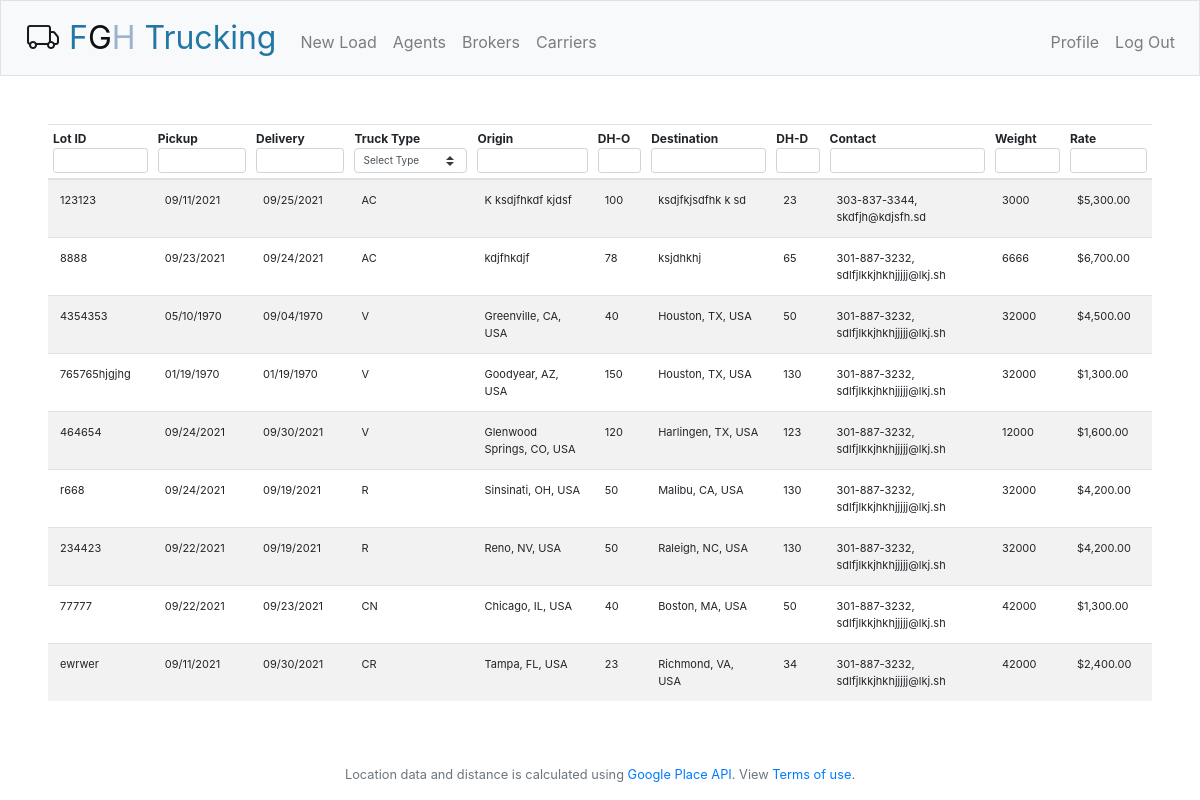
The page / (signed in) on the database its author committed.
### tables this page shows
CREATE TABLE "load_board"
(
	lot_id int,
	truck_type_id int,
	origin varchar(100),
	dh_o int,
	destination varchar(100),
	dh_d int,
	broker_id int,
	carrier_id int,
	weight int,
	rate int,
	id integer
		constraint load_board_pk
			primary key autoincrement,
	pickup date,
	delivery date,
	users_id int
);

CREATE TABLE "truck_type"
(
	id integer
		constraint truck_type_pk
			primary key autoincrement,
	long_name varchar(100),
	short_name varchar(10)
);

CREATE TABLE "companies"
(
	id integer
		constraint companies_pk
			primary key autoincrement,
	name varchar(100),
	address varchar(250),
	tel varchar(50),
	email varchar(50),
	mc int,
	comment varchar(250),
	type int
);

### app.py (the view)
@app.route("/")
@login_required
def index():
    load_board = {"loads": [], "truck_types":[]}
    maxepoch = 32525679833000
    maxdh = 30000
    if len(request.args) > 1:
        query = ("SELECT * FROM load_board JOIN companies on load_board.carrier_id = companies.id "
                 "join truck_type on truck_type.id = load_board.truck_type_id where "
                 "lot_id like ? AND "
                 "pickup <= ? AND "
                 "delivery <= ? AND "
                 "origin like ? AND "
                 "dh_o <= ? AND "
                 "destination like ? AND "
                 "dh_d <= ? AND "
                 "(tel like ? OR email like ?) AND "
                 "weight <= ? AND "
                 "rate <= ?") + (";" if request.args.get("type") == '0' else " AND truck_type_id = ?;")
        values = [
            '%' + ("" if str(request.args.get("lot_id")) == "NaN" else str(request.args.get("lot_id"))) + '%'
            , maxepoch if request.args.get("pickup") == "NaN" else int(request.args.get("pickup")) * 1000
            , maxepoch if request.args.get("delivery") == "NaN" else int(request.args.get("delivery")) * 1000
            , '%' + ("" if str(request.args.get("origin")) == "NaN" else str(request.args.get("origin"))) + '%'
            , maxdh if request.args.get("dh-o") == "NaN" else request.args.get("dh-o")
            , '%' + ("" if str(request.args.get("destination")) == "NaN" else str(
                request.args.get("destination"))) + '%'
            , maxdh if request.args.get("dh-d") == "NaN" else request.args.get("dh-d")
            , '%' + ("" if str(request.args.get("contact")) == "NaN" else str(request.args.get("contact"))) + '%'
            , '%' + ("" if str(request.args.get("contact")) == "NaN" else str(request.args.get("contact"))) + '%'
            , maxdh if request.args.get("weight") == "NaN" else request.args.get("weight")
            , maxdh if request.args.get("rate") == "NaN" else request.args.get("rate")
        ]
        if request.args.get("type") != '0':
            values.append(request.args.get("type"))
        print(query)
        print(values)
        db = sqliteConnection.cursor()
        rows = db.execute(query, values).fetchall()
        db.close()
    else:
        db = sqliteConnection.cursor()
        rows = db.execute(
            "SELECT * FROM load_board JOIN companies on load_board.carrier_id = companies.id "
            "join truck_type on truck_type.id = load_board.truck_type_id;").fetchall()
        db.close()
    for i in range(len(rows)):
        load_board["loads"].append(dict(rows[i]))
        load_board["loads"][i]["contact"] = {"tel": load_board["loads"][i]["tel"],
                                             "email": load_board["loads"][i]["email"]}
    db = sqliteConnection.cursor()
    rows = db.execute(
        "SELECT * FROM truck_type;").fetchall()
    db.close()
    for i in range(len(rows)):
        load_board["truck_types"].append(dict(rows[i]))
    return render_template("index.html", loads=load_board)

### app.py (called while the page is built)
@app.after_request
def after_request(response):
    response.headers["Cache-Control"] = "no-cache, no-store, must-revalidate"
    response.headers["Expires"] = 0
    response.headers["Pragma"] = "no-cache"
    return response

### helpers.py (called while the page is built)
def login_required(f):
    @wraps(f)
    def decorated_function(*args, **kwargs):
        if session.get("user_id") is None:
            return redirect("/login")
        return f(*args, **kwargs)
    return decorated_function

def usd(value):
    return f"${value:,.2f}"

def custom_date(value):
    from datetime import datetime, timezone
    return datetime.fromtimestamp(value/1000,timezone.utc).strftime("%m/%d/%Y")

### templates/index.html (shortened to what this page needs)
{% extends "layout.html" %}
{% block main %}
    <div>
        <table class="table table-responsive table-striped text-xsmall">
            <thead>
            <tr>
                <th>
                    <div class="th-inner ">Lot ID</div>
                    <div class="fht-cell">
                        <div class="filter-control">
                            <input id="lot_id" type="search" class="form-control form-control-sm search-input"
                                   placeholder="" value="">
                        </div>
                    </div>
                </th>
                <th>
                    <div class="th-inner ">Pickup</div>
                    <div class="fht-cell">
                        <div class="filter-control">
                            <input id="pickup" type="search" class="form-control form-control-sm search-input"
                                   placeholder="" value="">
                        </div>
                    </div>
                </th>
                <th>
                    <div class="th-inner ">Delivery</div>
                    <div class="fht-cell">
                        <div class="filter-control">
                            <input id="delivery" type="search" class="form-control form-control-sm search-input"
                                   placeholder="" value="">
                        </div>
                    </div>
                </th>
                <th>
                    <div class="th-inner ">Truck Type</div>
                    <div class="fht-cell">
                        <div class="filter-control">
                            <select id=truck_type class="custom-select custom-select-sm" name="truck_type">
                                <option value="0" selected>Select Type</option>
                            </select>
                        </div>
                    </div>
                </th>
                <th>
                    <div class="th-inner ">Origin</div>
                    <div class="fht-cell">
                        <div class="filter-control">
                            <input id="origin" type="search" class="form-control form-control-sm search-input"
                                   placeholder="" value="">
                        </div>
                    </div>
                </th>
                <th>
                    <div class="th-inner ">DH-O</div>
                    <div class="fht-cell">
                        <div class="filter-control">
                            <input id="dh-o" type="search" class="form-control form-control-sm search-input"
                                   placeholder="" value="">
                        </div>
                    </div>
                </th>
                <th>
                    <div class="th-inner ">Destination</div>
                    <div class="fht-cell">
                        <div class="filter-control">
                            <input id="destination" type="search" class="form-control form-control-sm search-input"
                                   placeholder="" value="">
                        </div>
                    </div>
                </th>
                <th>
                    <div class="th-inner ">DH-D</div>
                    <div class="fht-cell">
                        <div class="filter-control">
                            <input id="dh-d" type="search" class="form-control form-control-sm search-input"
                                   placeholder="" value="">
                        </div>
                    </div>
                </th>
                <th>
                    <div class="th-inner ">Contact</div>
                    <div class="fht-cell">
                        <div class="filter-control">
                            <input id="contact" type="search" class="form-control form-control-sm search-input"
                                   placeholder="" value="">
                        </div>
                    </div>
                </th>
                <th>
                    <div class="th-inner ">Weight</div>
                    <div class="fht-cell">
                        <div class="filter-control">
                            <input id="weight" type="search" class="form-control form-control-sm search-input"
                                   placeholder="" value="">
                        </div>
                    </div>
                </th>
                <th>
                    <div class="th-inner ">Rate</div>
                    <div class="fht-cell">
                        <div class="filter-control">
                            <input id="rate" type="search" class="form-control form-control-sm search-input"
                                   placeholder="" value="">
                        </div>
                    </div>
                </th>
            </tr>
            </thead>
            <tbody>
            {% for load in loads["loads"] %}
                <tr>
                    <td>{{ load["lot_id"] }}</td>
                    <td>{{ load["pickup"]|date }}</td>
                    <td>{{ load["delivery"]|date }}</td>
                    <td>{{ load["short_name"] }}</td>
                    <td>{{ load["origin"] }}</td>
                    <td>{{ load["dh_o"] }}</td>
                    <td>{{ load["destination"] }}</td>
                    <td>{{ load["dh_d"] }}</td>
                    <td>{{ load["contact"]["tel"] }}, {{ load["contact"]["email"] }}</td>
                    <td>{{ load["weight"] }}</td>
                    <td>{{ load["rate"]|usd }}</td>
                </tr>
            {% endfor %}
            </tbody>
        </table>
    </div>
{% endblock %}

### templates/layout.html (shortened to what this page needs)
<!DOCTYPE html>
<html lang="en">
    <head>
        <link rel="stylesheet" href="https://cdn.jsdelivr.net/npm/bootstrap@4.5.3/dist/css/bootstrap.min.css">
        <link rel="stylesheet" href="https://unpkg.com/bootstrap-table@1.18.3/dist/bootstrap-table.min.css">
        <link href="/static/styles.css" rel="stylesheet">
        <link rel="stylesheet" href="https://cdn.jsdelivr.net/npm/bootstrap-icons@1.5.0/font/bootstrap-icons.css">
    </head>
    <body>
        <nav class="navbar navbar-expand-md navbar-light bg-light border">
            <a class="navbar-brand" href="/"><span><i class="bi bi-truck" style="padding:10px"></i></span><span class="blue">F</span><span class="black">G</span><span class="gray">H</span> <span class="blue">Trucking</span></a>
            <div class="collapse navbar-collapse" id="navbar">
                {% if session.user_id %}
                    <ul class="navbar-nav mr-auto mt-2">
                        <li class="nav-item"><a class="nav-link" href="/new">New Load</a></li>
                        <li class="nav-item"><a class="nav-link" href="/agents">Agents</a></li>
                        <li class="nav-item"><a class="nav-link" href="/newbroker">Brokers</a></li>
                        <li class="nav-item"><a class="nav-link" href="/newcarrier">Carriers</a></li>
                    </ul>
                    <ul class="navbar-nav ml-auto mt-2">
                        <li class="nav-item"><a class="nav-link" href="/profile">Profile</a></li>
                        <li class="nav-item"><a class="nav-link" href="/logout">Log Out</a></li>
                    </ul>
                {% else %}
                    <ul class="navbar-nav ml-auto mt-2">
                        <li class="nav-item"><a class="nav-link" href="/register">Register</a></li>
                        <li class="nav-item"><a class="nav-link" href="/login">Log In</a></li>
                    </ul>
                {% endif %}
            </div>
        </nav>
        <main class="container-fluid p-5">
            {% block main %}{% endblock %}
        </main>
        <footer class="small text-center text-muted">
            Location data and distance is calculated using <a href="https://developers.google.com/maps/documentation/places/web-service/overview">Google Place API</a>. View <a href="https://cloud.google.com/maps-platform/terms/">Terms of use</a>.
        </footer>
    </body>
</html>

### static/styles.css (style rules this page uses)
nav .navbar-brand { font-size: xx-large; }
nav .navbar-brand .blue { color: #2377A4; }
nav .navbar-brand .gray { color: #9CB2CE; }
nav .navbar-brand .black { color: #101010; }
table { text-align: left; }
table thead { font-size: 12px; }
table tbody { font-size: 11px; }
th .th-inner { white-space: nowrap }
.table thead th { padding: 5px; }
.table .search-input, .table .custom-select { font-size: smaller }
.table #lot_id, .table #pickup, .table #delivery { max-width:110px; font-size: smaller }
.table #dh-d, .table #dh-o { max-width:60px; }
.table #weight, .table #rate { max-width: 90px; }

### rows shown on the page
load_board: lot_id "123123", pickup "09/11/2021", delivery "09/25/2021", short_name "AC", origin "K ksdjfhkdf kjdsf", dh_o "100", destination "ksdjfkjsdfhk k sd", dh_d "23", contact.tel "303-837-3344", contact.email "skdfjh@kdjsfh.sd", weight "3000", rate "$5,300.00"
load_board: lot_id "8888", pickup "09/23/2021", delivery "09/24/2021", short_name "AC", origin "kdjfhkdjf", dh_o "78", destination "ksjdhkhj", dh_d "65", contact.tel "301-887-3232", contact.email "sdlfjlkkjhkhjjjjj@lkj.sh", weight "6666", rate "$6,700.00"
load_board: lot_id "4354353", pickup "05/10/1970", delivery "09/04/1970", short_name "V", origin "Greenville, CA, USA", dh_o "40", destination "Houston, TX, USA", dh_d "50", contact.tel "301-887-3232", contact.email "sdlfjlkkjhkhjjjjj@lkj.sh", weight "32000", rate "$4,500.00"
load_board: lot_id "765765hjgjhg", pickup "01/19/1970", delivery "01/19/1970", short_name "V", origin "Goodyear, AZ, USA", dh_o "150", destination "Houston, TX, USA", dh_d "130", contact.tel "301-887-3232", contact.email "sdlfjlkkjhkhjjjjj@lkj.sh", weight "32000", rate "$1,300.00"
load_board: lot_id "464654", pickup "09/24/2021", delivery "09/30/2021", short_name "V", origin "Glenwood Springs, CO, USA", dh_o "120", destination "Harlingen, TX, USA", dh_d "123", contact.tel "301-887-3232", contact.email "sdlfjlkkjhkhjjjjj@lkj.sh", weight "12000", rate "$1,600.00"
load_board: lot_id "r668", pickup "09/24/2021", delivery "09/19/2021", short_name "R", origin "Sinsinati, OH, USA", dh_o "50", destination "Malibu, CA, USA", dh_d "130", contact.tel "301-887-3232", contact.email "sdlfjlkkjhkhjjjjj@lkj.sh", weight "32000", rate "$4,200.00"
load_board: lot_id "234423", pickup "09/22/2021", delivery "09/19/2021", short_name "R", origin "Reno, NV, USA", dh_o "50", destination "Raleigh, NC, USA", dh_d "130", contact.tel "301-887-3232", contact.email "sdlfjlkkjhkhjjjjj@lkj.sh", weight "32000", rate "$4,200.00"
load_board: lot_id "77777", pickup "09/22/2021", delivery "09/23/2021", short_name "CN", origin "Chicago, IL, USA", dh_o "40", destination "Boston, MA, USA", dh_d "50", contact.tel "301-887-3232", contact.email "sdlfjlkkjhkhjjjjj@lkj.sh", weight "42000", rate "$1,300.00"
load_board: lot_id "ewrwer", pickup "09/11/2021", delivery "09/30/2021", short_name "CR", origin "Tampa, FL, USA", dh_o "23", destination "Richmond, VA, USA", dh_d "34", contact.tel "301-887-3232", contact.email "sdlfjlkkjhkhjjjjj@lkj.sh", weight "42000", rate "$2,400.00"
